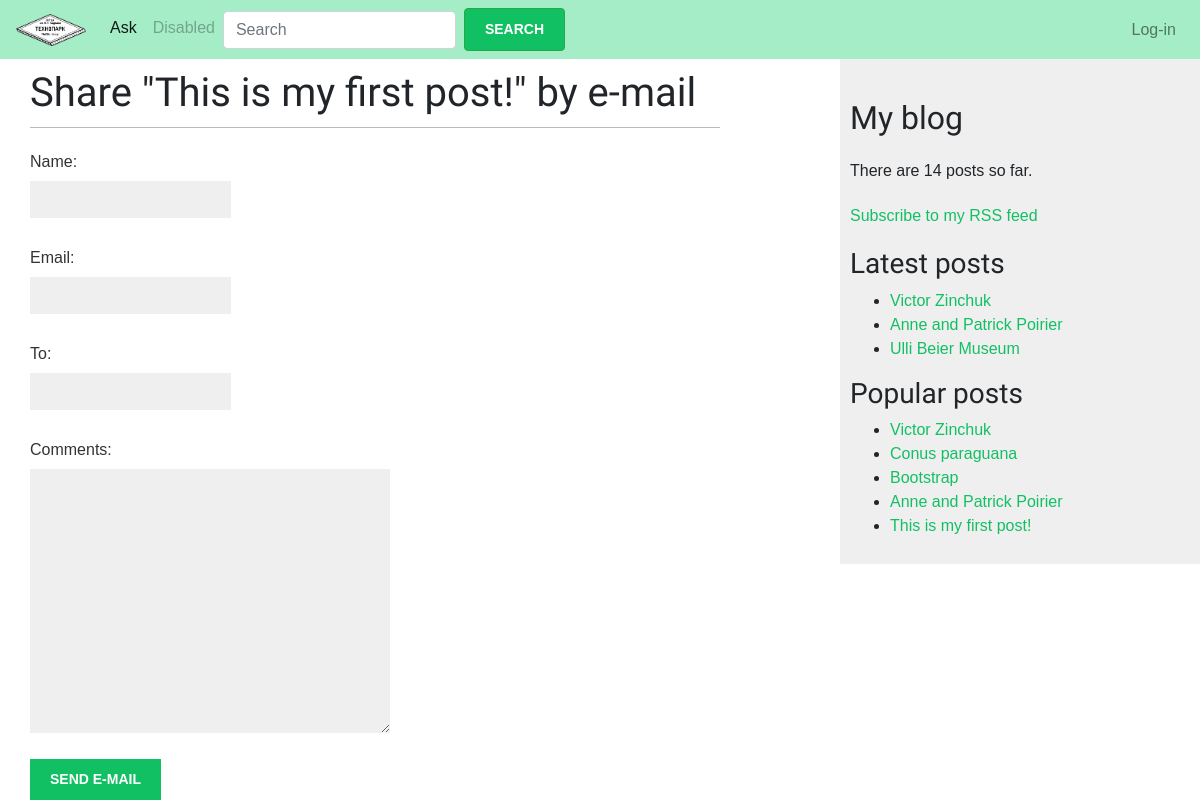
The app's page /feed/1/share/ with its own data.
### blog/models.py (models this page shows, shortened)
class Post(models.Model):
    STATUS_CHOICES = (
        ('draft', 'Draft'),
        ('published', 'Published'),
    )
    title = models.CharField(max_length=250)
    slug = models.SlugField(max_length=250,
                            unique_for_date='publish')
    author = models.ForeignKey(User,
                               on_delete=models.CASCADE,
                               related_name='blog_posts')
    body = models.TextField()
    publish = models.DateTimeField(default=timezone.now)
    created = models.DateTimeField(auto_now_add=True)
    updated = models.DateTimeField(auto_now=True)
    status = models.CharField(max_length=10,
                              choices=STATUS_CHOICES,
                              default='draft')
    objects = models.Manager() # The default manager.
    published = PublishedManager() # Our custom manager.
    tags = TaggableManager()
    class Meta:
        ordering = ('-publish',)
    def get_absolute_url(self):
        return reverse('post_detail',
                       args=[self.publish.year,
                             self.publish.month,
                             self.publish.day,
                             self.slug])

### blog/views.py (the view)
# urls.py: path('<int:post_id>/share/', views.post_share, name='post_share'),
def post_share(request, post_id):
    post = get_object_or_404(Post, id=post_id, status='published')
    sent = False
    if request.method == 'POST':
        form = EmailPostForm(request.POST)
        if form.is_valid():
            cd = form.cleaned_data
            post_url = request.build_absolute_uri(
                                          post.get_absolute_url())
            subject = '{} ({}) recommends you reading "{}"'.format(cd['name'], cd['email'], post.title)
            message = 'Read "{}" at {}\n\n{}\'s comments: {}'.format(post.title, post_url, cd['name'], cd['comments'])
            send_mail(subject, message, 'admin@myblog.com',
 [cd['to']])
            sent = True
    else:
        form = EmailPostForm()
    return render(request, 'blog/share.html', {'post': post, 'form': form, 'sent': sent})

### blog/forms.py
class EmailPostForm(forms.Form):
    name = forms.CharField(max_length=25)
    email = forms.EmailField()
    to = forms.EmailField()
    comments = forms.CharField(required=False,
                               widget=forms.Textarea)

### blog/models.py (called while the page is built)
    def get_queryset(self):
        return super(PublishedManager, self).get_queryset().filter(status='published')

### blog/templatetags/blog_tags.py (called while the page is built)
@register.simple_tag
def total_posts():
    return Post.published.count()

@register.inclusion_tag('blog/latest_posts.html')
def show_latest_posts(count=5):
    latest_posts = Post.published.order_by('-publish')[:count]
    return {'latest_posts': latest_posts}

@register.simple_tag
def get_most_commented_posts(count=5):
    return Post.published.annotate(
               total_comments=Count('comments')
           ).order_by('-total_comments')[:count]

### blog/templates/blog/share.html (shortened to what this page needs)
{% extends "blog/base.html" %}
{% block content %}
  {% if sent %}
    <h1>E-mail successfully sent</h1>
    <p>
      "{{ post.title }}" was successfully sent to {{ form.cleaned_data.to }}.
    </p>
  {% else %}
    <h1>Share "{{ post.title }}" by e-mail</h1>
    <form action="." method="post">
      {{ form.as_p }}
      <input type="submit" value="Send e-mail">
    </form>
  {% endif %}
{% endblock %}

### blog/templates/blog/base.html (shortened to what this page needs)
{% load blog_tags %}
{% load static %}
<!DOCTYPE html>
<html>
<head>
	<link href = "{% static 'css/bootstrap.min.css' %}" rel = "stylesheet">
	<link href = "{% static 'css/base.css' %}" rel = "stylesheet">
</head>
<body>
	<nav class="navbar navbar-expand-lg navbar-light" style="background-color: #a4edc7;">
		<a class="navbar-brand" href="{% url 'index' %}"><img src = "{% static '/img/icon.png'%} " width = "70px"></a>
  <div class="collapse navbar-collapse" id="navbarTogglerDemo03">
    <ul class="navbar-nav mr-auto mt-2 mt-lg-0">
      <li class="nav-item active">
        <a class="nav-link" href="{% url 'ask' %}">Ask <span class="sr-only">(current)</span></a>
      </li>
      <li class="nav-item">
        <a class="nav-link disabled" href="#" tabindex="-1" aria-disabled="true">Disabled</a>
      </li>
      <li class="nav-item">
      	<form class="form-inline my-2 my-lg-0">
      <input class="form-control my-2 my-sm-0 mr-sm-2" type="search" placeholder="Search" aria-label="Search">
      <input class="btn btn-outline-success my-2 my-sm-0" type="submit" value="Search">
    </form>
      </li>
    </ul>
    <span class="navbar-nav mt-2 mt-lg-0">
      {% if request.user.is_authenticated %}
        <div class="nav-link active">Hello {{ request.user.first_name }},</div>
        <a class="nav-link" href="{% url "logout" %}">Logout</a>
      {% else %}
        <a class="nav-link" href="{% url "login" %}">Log-in</a>
      {% endif %}
    </span>
  </div>
</nav>
	<div id="content">
    {% block content %}
    {% endblock %}
  </div>
  <div id="sidebar">
    <h2>My blog</h2>
    <p>There are {% total_posts %} posts so far.</p>
    <p><a href="#" %}">Subscribe to my RSS feed</a></p>
    <h3>Latest posts</h3>
    {% show_latest_posts 3 %}
    <h3>Popular posts</h3>
    {% get_most_commented_posts as most_commented_posts %}
    <ul>
    {% for post in most_commented_posts %}
      <li>
        <a href="{{ post.get_absolute_url }}">{{ post.title }}</a>
      </li>
    {% endfor %}
    </ul>
  </div>
</body>
</html>

### blog/templates/blog/latest_posts.html
<ul>
{% for post in latest_posts %}
  <li>
    <a href="{{ post.get_absolute_url }}">{{ post.title }}</a>
  </li>
{% endfor %}
</ul>

### blog/static/css/base.css (style rules this page uses)
body { margin:0; padding:0; font-family:helvetica, sans-serif; }
p { line-height: 1.8; }
a { color:#12c064; text-decoration:none; }
h1, h2, h3, h4, h5 , h6 { font-family: 'Muli', sans-serif; font-weight:normal; }
h1 { border-bottom:1px solid #bbb; padding:0 0 10px 0; margin:10px 0 20px 0; }
h2 { margin:30px 0 20px; }
#content { padding:30px 100px; }
form { overflow:auto; }
form p { width:100%; overflow:auto; }
label { float:left; clear:both; color:#333; margin-bottom:4px; }
input, textarea { clear:both; float:left; margin:0 0 10px; background:#efefef; border:0; padding:6px 10px; font-size:14px; }
input[type=submit], a.button { font-weight:bold; background:#12c064; color:#fff; padding:10px 20px; font-size:14px; text-transform:uppercase; }
#sidebar { float:right; width:30%; padding:10px; background:#efefef; height:100%; }
#content { float:left; width:60%; padding:0 0 0 30px; }

### records on screen
Post: title "This is my first post!"
Post: title "Victor Zinchuk"
Post: title "Anne and Patrick Poirier"
Post: title "Ulli Beier Museum"
Post: title "Conus paraguana"
Post: title "Bootstrap"
